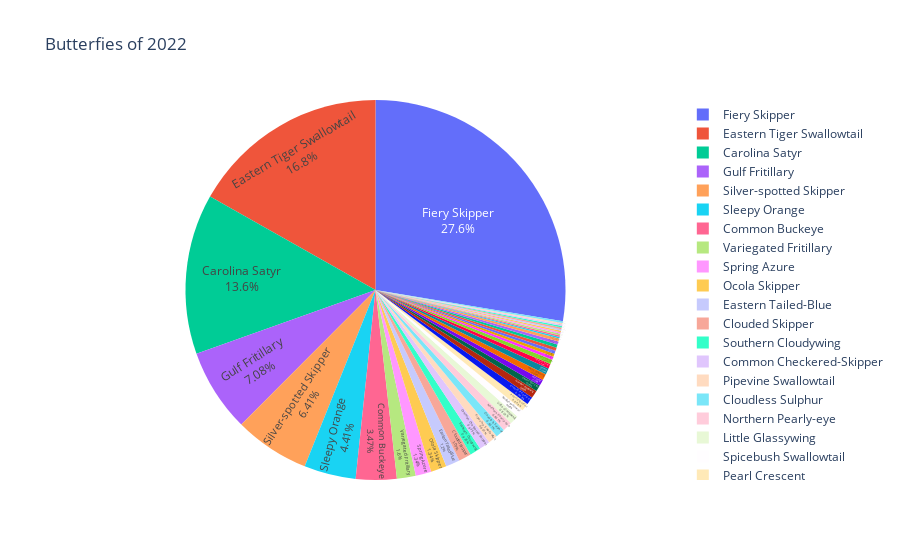

The notebook cell this image was saved under:
### Code cell
butterPie22 = px.pie(butterfly22, values='Quantity Seen', names='Common Name',
                title='Butterfies of 2022', hover_data=['Scientific Name'])
butterPie22.update_traces(textposition='inside', textinfo='percent+label')
butterPie22.write_html("butterPie2022.html")
butterPie22.show()

### Figure 1 — Plotly figure (JSON) as saved in the notebook; plotly's stock layout.template omitted (floating-point values rounded to 4 significant figures)
{"data": [{"customdata": [["Battus philenor"], ["Papilio polyxenes"], ["Papilio glaucus"], ["Papilio troilus"], ["Phoebis sennae"], ["Eurema nicippe"], ["Atlides halesus"], ["Strymon melinus"], ["Everes comyntas"], ["Celastrina ladon"], ["Agraulis vanillae"], ["Euptoieta claudia"], ["Phyciodes tharos"], ["Vanessa atalanta"], ["Junonia coenia"], ["Limenitis arthemis astyanax"], ["Asterocampa celtis"], ["Enodia portlandia"], ["Enodia anthedon"], ["Enodia creola"], ["Satyrodes appalachia"], ["Cyllopsis gemma"], ["Hermeuptychia sosybius"], ["Cercyonis pegala"], ["Epargyreus clarus"], ["Urbanus proteus"], ["Achalarus lyciades"], ["Thorybes bathyllus"], ["Thorybes pylades"], ["Erynnis horatius"], ["Erynnis zarucco"], ["Erynnis baptisiae"], ["Pyrgus communis"], ["Nastra lherminier"], ["Lerema accius"], ["Ancyloxypha numitor"], ["Copaeodes minimus"], ["Hylephila phyleus"], ["Polites vibex"], ["Wallengrenia otho"], ["Pompeius verna"], ["Atalopedes campestris"], ["Poanes zabulon"], ["Euphyes vestris"], ["Lerodea eufala"], ["Panoquina ocola"]], "domain": {"x": [0, 1], "y": [0, 1]}, "hovertemplate": "Common Name=%{label}<br>Quantity Seen=%{value}<br>Scientific Name=%{customdata[0]}<extra></extra>", "labels": ["Pipevine Swallowtail", "Black Swallowtail", "Eastern Tiger Swallowtail", "Spicebush Swallowtail", "Cloudless Sulphur", "Sleepy Orange", "Great Purple Hairstreak", "Gray Hairstreak", "Eastern Tailed-Blue", "Spring Azure", "Gulf Fritillary", "Variegated Fritillary", "Pearl Crescent", "Red Admiral", "Common Buckeye", "Red-spotted Purple", "Hackberry Emperor", "Southern Pearly-eye", "Northern Pearly-eye", "Creole Pearly-eye", "Appalachian Brown", "Gemmed Satyr", "Carolina Satyr", "Common Wood-Nymph", "Silver-spotted Skipper", "Long-tailed Skipper", "Hoary Edge", "Southern Cloudywing", "Northern Cloudywing", "Horace's Duskywing", "Zarucco Duskywing", "Wild Indigo Duskywing", "Common Checkered-Skipper", "Swarthy Skipper", "Clouded Skipper", "Least Skipper", "Southern Skipperling", "Fiery Skipper", "Whirlabout", "Southern Broken-Dash", "Little Glassywing", "Sachem", "Zabulon Skipper", "Dun Skipper", "Eufala Skipper", "Ocola Skipper"], "legendgroup": "", "name": "", "showlegend": true, "textinfo": "percent+label", "textposition": "inside", "type": "pie", "values": [6, 2, 126, 5, 6, 33, 1, 2, 9, 10, 53, 12, 5, 1, 26, 1, 3, 4, 6, 5, 1, 1, 102, 1, 48, 2, 4, 7, 5, 4, 1, 2, 7, 1, 8, 1, 1, 207, 2, 2, 6, 4, 2, 1, 3, 10]}], "layout": {"legend": {"tracegroupgap": 0}, "title": {"text": "Butterfies of 2022"}}}
